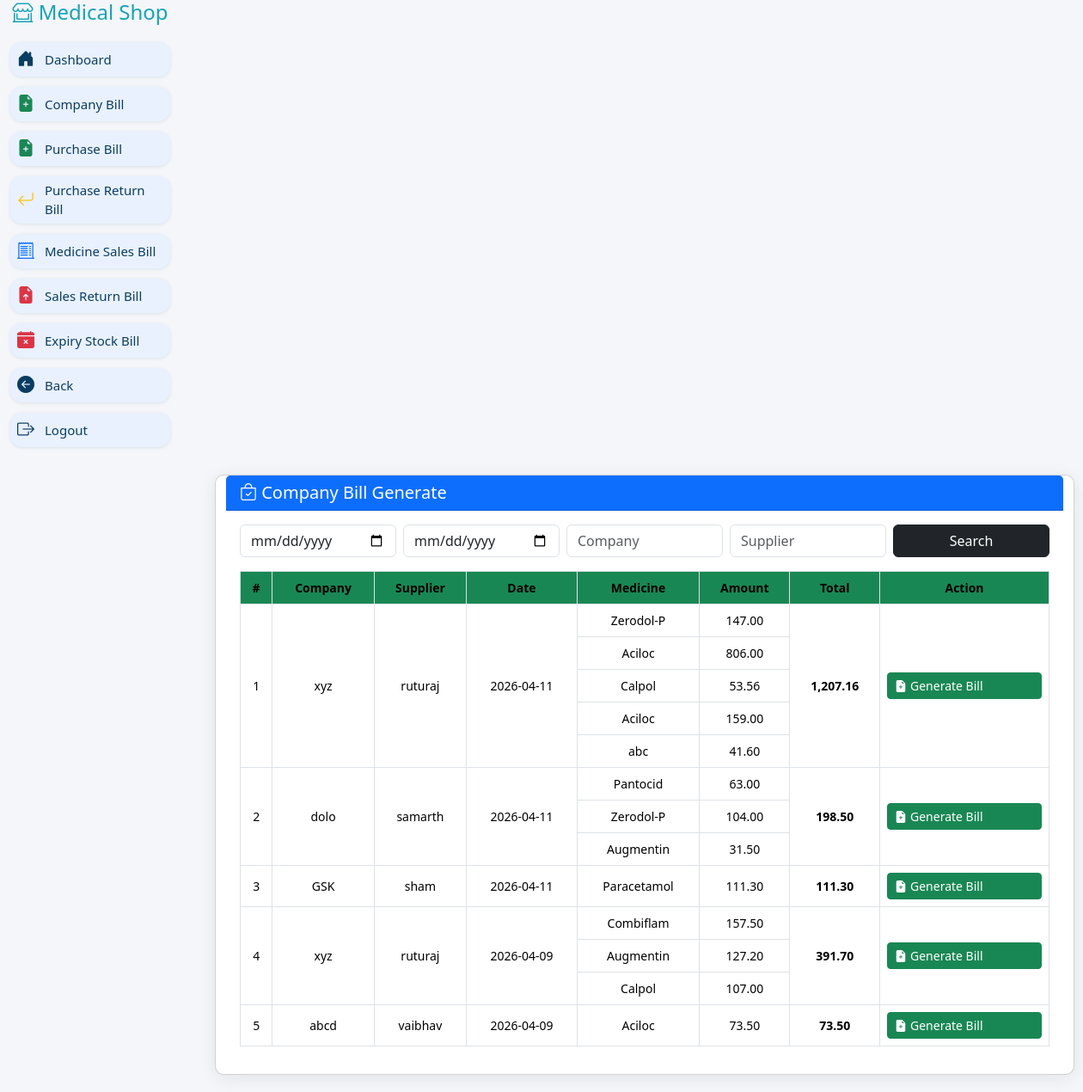
The page /bill_master/company_bill.php on the database its author committed.
### tables this page shows
CREATE TABLE `ss_medicine` (
  `id` int(5) NOT NULL,
  `bill_id` int(5) NOT NULL,
  `sr_no` int(5) NOT NULL,
  `product` varchar(250) NOT NULL,
  `qty1` int(50) NOT NULL,
  `mrp` decimal(10,2) DEFAULT NULL,
  `amount` decimal(10,2) DEFAULT NULL,
  `batch` varchar(250) NOT NULL,
  `ex_date` date DEFAULT NULL,
  `pay_mode` varchar(200) NOT NULL,
  `datetime` datetime NOT NULL DEFAULT current_timestamp(),
  `gst` decimal(30,5) NOT NULL,
  `return_qty` int(11) DEFAULT 0,
  `new_qty` int(50) NOT NULL,
  `discount` int(30) NOT NULL
);

CREATE TABLE `supplier_master` (
  `id` int(11) NOT NULL,
  `supplier_name` varchar(100) NOT NULL,
  `company_name` varchar(100) DEFAULT NULL,
  `contact_number` varchar(15) DEFAULT NULL,
  `email` varchar(100) DEFAULT NULL,
  `address` text DEFAULT NULL,
  `gst_number` varchar(25) DEFAULT NULL,
  `created_at` datetime DEFAULT current_timestamp()
);

### bill_master/company_bill.php (the view, shortened to what this page needs)
<?php
$conn = new mysqli("localhost","root","","medical_shop");
$start    = $_GET['start'] ?? '';
$end      = $_GET['end'] ?? '';
$company  = $_GET['company'] ?? '';
$supplier = $_GET['supplier'] ?? '';
$where = "WHERE 1";
$sql = "
SELECT
 smp.company_name,
 smp.supplier_name,
 DATE(sm.datetime) as pdate,
 sm.product,
 sm.amount
FROM ss_medicine sm
JOIN ss_bills sb ON sm.bill_id = sb.id
JOIN supplier_master smp ON sb.s_name = smp.supplier_name
$where
ORDER BY pdate DESC
";
$result = $conn->query($sql);
$data = [];
while($row = $result->fetch_assoc()){
    $key = $row['company_name'].'|'.$row['supplier_name'].'|'.$row['pdate'];
    $data[$key][] = $row;
}
?>
<!DOCTYPE html>
<html>
<head>
<link href="https://cdn.jsdelivr.net/npm/bootstrap@5.3.2/dist/css/bootstrap.min.css" rel="stylesheet">
<link href="https://cdn.jsdelivr.net/npm/bootstrap-icons@1.10.5/font/bootstrap-icons.css" rel="stylesheet">
<link rel="stylesheet" href="../nav.css">
</head>
<body>
<div class="container-fluid">
<div class="row">
<?php include 'navbar7.php'; ?>
<div class="card">
    <div class="card-header">
        <h5 class="mb-0"><i class="bi bi-bag-check"></i> Company Bill Generate</h5>
    </div>
    <div class="card-body">
        <form class="row g-2 mb-3">
            <div class="col"><input type="date" name="start" value="<?= $start ?>" class="form-control"></div>
            <div class="col"><input type="date" name="end" value="<?= $end ?>" class="form-control"></div>
            <div class="col"><input type="text" name="company" value="<?= $company ?>" placeholder="Company" class="form-control"></div>
            <div class="col"><input type="text" name="supplier" value="<?= $supplier ?>" placeholder="Supplier" class="form-control"></div>
            <div class="col"><button class="btn btn-dark w-100">Search</button></div>
        </form>
        <table class="table table-bordered align-middle">
            <thead>
            <tr>
                <th>#</th>
                <th>Company</th>
                <th>Supplier</th>
                <th>Date</th>
                <th>Medicine</th>
                <th>Amount</th>
                <th>Total</th>
                <th>Action</th>
            </tr>
            </thead>
            <tbody>
            <?php
            $i=1;
            foreach($data as $rows){
                $rowspan = count($rows);
                $total = array_sum(array_column($rows,'amount'));
                $first = true;
                foreach($rows as $r){
            ?>
            <tr>
                <?php if($first){ ?>
                <td rowspan="<?= $rowspan ?>"><?= $i++ ?></td>
                <td rowspan="<?= $rowspan ?>"><?= $r['company_name'] ?></td>
                <td rowspan="<?= $rowspan ?>"><?= $r['supplier_name'] ?></td>
                <td rowspan="<?= $rowspan ?>"><?= $r['pdate'] ?></td>
                <?php } ?>
                <td><?= $r['product'] ?></td>
                <td><?= number_format($r['amount'],2) ?></td>
                <?php if($first){ ?>
                <td rowspan="<?= $rowspan ?>" class="fw-bold"><?= number_format($total,2) ?></td>
                <td rowspan="<?= $rowspan ?>">
                    <a class="btn btn-success btn-sm d-flex align-items-center gap-1"
   href="purchase_invoice.php?company=<?= $r['company_name'] ?>&supplier=<?= $r['supplier_name'] ?>&date=<?= $r['pdate'] ?>">
   <i class="bi bi-file-earmark-plus-fill"></i> Generate Bill
</a>
                </td>
                <?php } ?>
            </tr>
            <?php $first=false; } } ?>
            </tbody>
        </table>
    </div>
</div>
</div>
</div>
</body>
</html>

### bill_master/company_bill.php (style rules this page uses)
body { background:#f4f6f9;font-size:14px; }
.card { max-width:1000px;margin:20px auto 20px 250px;border-radius:10px;box-shadow:0 4px 20px rgba(0,0,0,.08); }
.card-header { background:#0d6efd;color:#fff; }
th { background:#198754 !important;color:#fff;text-align:center; }
td { text-align:center;vertical-align:middle; }

### rows shown on the page
ss_medicine: supplier_master.company_name "xyz", supplier_master.supplier_name "ruturaj", pdate "2026-04-11", product "Zerodol-P", amount "147.00", total "1,207.16"
ss_medicine: product "Aciloc", amount "806.00"
ss_medicine: product "Calpol", amount "53.56"
ss_medicine: product "Aciloc", amount "159.00"
ss_medicine: product "abc", amount "41.60"
ss_medicine: supplier_master.company_name "dolo", supplier_master.supplier_name "samarth", pdate "2026-04-11", product "Pantocid", amount "63.00", total "198.50"
ss_medicine: product "Zerodol-P", amount "104.00"
ss_medicine: product "Augmentin", amount "31.50"
ss_medicine: supplier_master.company_name "GSK", supplier_master.supplier_name "sham", pdate "2026-04-11", product "Paracetamol", amount "111.30", total "111.30"
ss_medicine: supplier_master.company_name "xyz", supplier_master.supplier_name "ruturaj", pdate "2026-04-09", product "Combiflam", amount "157.50", total "391.70"
ss_medicine: product "Augmentin", amount "127.20"
ss_medicine: product "Calpol", amount "107.00"
ss_medicine: supplier_master.company_name "abcd", supplier_master.supplier_name "vaibhav", pdate "2026-04-09", product "Aciloc", amount "73.50", total "73.50"
